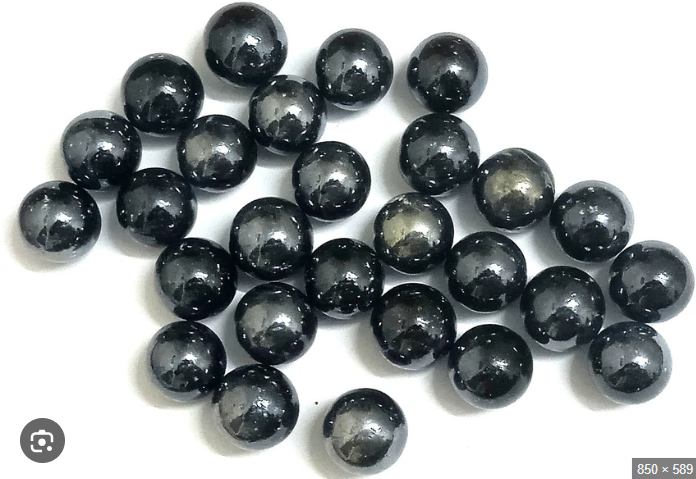
#> input picture test.png, 696 x 479 px
$ python week3.py
#> lines starting #> are read from the running program, lines starting #| are printed output that depends on the picture; after the words box and inside, x2 and y2 are one past the last pixel; in counts of white or black regions, pixels touching at a corner belong together
import cv2
import numpy as np
import matplotlib.pyplot as plt

# Load the image
image_path = "test.png"  # Make sure the image is in the same folder or use full path
image = cv2.imread(image_path)
#> image is the input picture: shape (479, 696, 3); mean B, G, R 163.2, 162.2, 158.1
if image is None:
    raise FileNotFoundError(f"Image not found: {image_path}")

# Convert to grayscale
gray = cv2.cvtColor(image, cv2.COLOR_BGR2GRAY)

# Apply Gaussian blur to reduce noise
blurred = cv2.GaussianBlur(gray, (9, 9), 2)
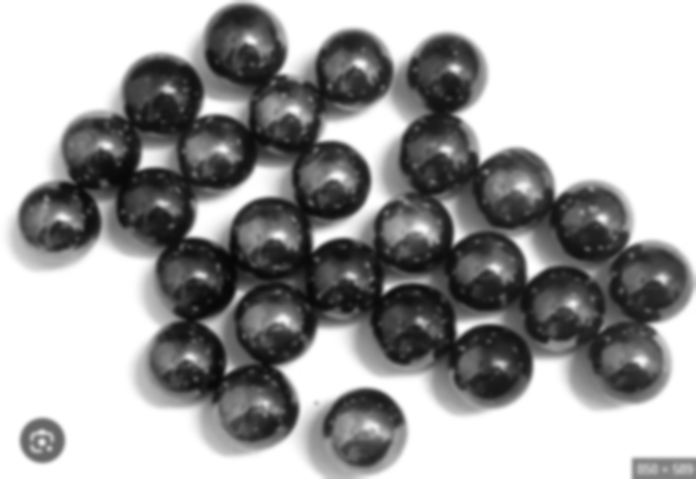
#> blurred: shape (479, 696); min 7, max 255, mean 161.1

# Use Hough Circle Transform to detect circles
circles = cv2.HoughCircles(
    blurred,
    cv2.HOUGH_GRADIENT,
    dp=1.2,
    minDist=20,
    param1=100,
    param2=30,
    minRadius=15,
    maxRadius=30
)
#> circles = [[42.6, 439.8, 21.72], [360.6, 438.6, 29.28], [365.4, 72.6, 27.96], [231, 54.6, 25.2], [598.2, 213, 25.2], [339, 187.8, 16.68], [625.8, 289.8, 17.16], [617.4, 359.4, 17.04]]

# Draw detected circles
if circles is not None:
    circles = np.round(circles[0, :]).astype("int")
#> circles = [[43, 440, 22], [361, 439, 29], [365, 73, 28], [231, 55, 25], [598, 213, 25], [339, 188, 17], [626, 290, 17], [617, 359, 17]]
    for (x, y, r) in circles:
        cv2.circle(image, (x, y), r, (0, 255, 0), 2)
        cv2.rectangle(image, (x - 2, y - 2), (x + 2, y + 2), (0, 0, 255), -1)
#> this loop made 8 passes
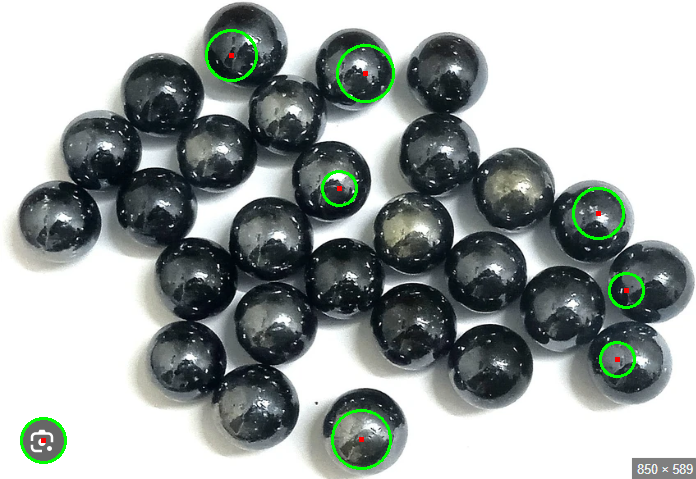
#> image: shape (479, 696, 3); 1.11% of pixels changed, all inside (x1, y1, x2, y2) = (20, 29, 645, 470)

    print(f"✅ Detected {len(circles)} marbles.")
#| ✅ Detected 8 marbles.
else:
    print("❌ No marbles detected.")

# Show result
plt.figure(figsize=(10, 6))
plt.imshow(cv2.cvtColor(image, cv2.COLOR_BGR2RGB))
plt.axis("off")
plt.title("Detected Marbles")
plt.show()

$ run again, with Marbel.png copied over test.png
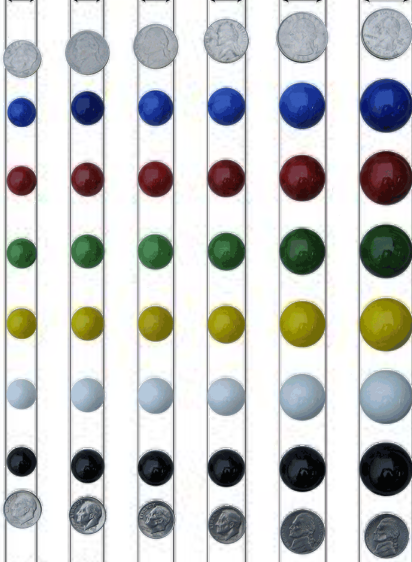
#> input picture Marbel.png, 412 x 562 px
#> image is the input picture: shape (562, 412, 3); mean B, G, R 201.2, 202.4, 200.9
#> `blurred = cv2.GaussianBlur(gray, (9, 9), 2)`:
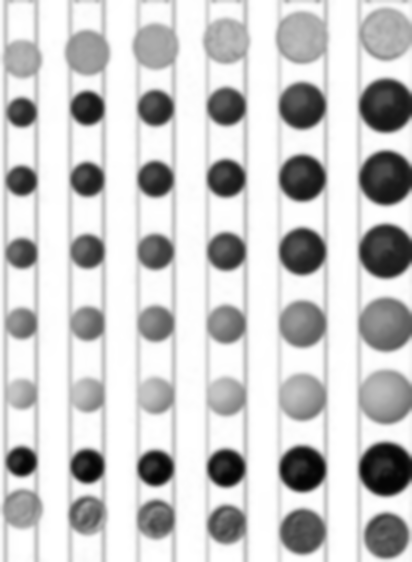
#> blurred: shape (562, 412); min 5, max 255, mean 201.9
#> `circles = cv2.HoughCircles( blurred, cv2.HOUGH_GRADIENT, dp=1.2, minDi..`: circles = 47 rows, first 8: [385.8, 105, 26.4], [301.8, 468.6, 22.56], [87, 52.2, 22.32], [385.8, 468.6, 26.28], [385.8, 396.6, 27.6], [385.8, 251.4, 26.64], [385.8, 178.2, 26.52], [301.8, 37.8, 26.64]
#> `circles = np.round(circles[0, :]).astype("int")`: circles = 47 rows, first 8: [386, 105, 26], [302, 469, 23], [87, 52, 22], [386, 469, 26], [386, 397, 28], [386, 251, 27], [386, 178, 27], [302, 38, 27]
#> the loop `for (x, y, r) in circles:` made 47 passes
#> after the loop `for (x, y, r) in circles:`:
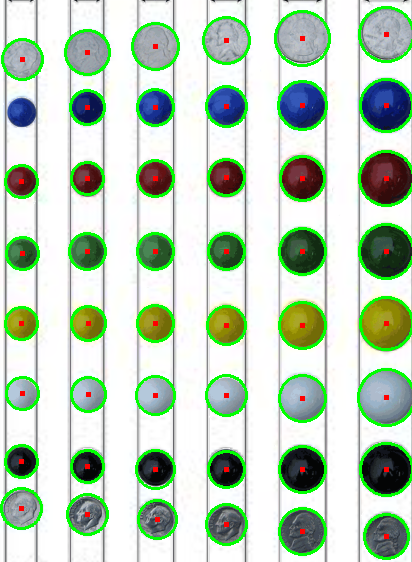
#> image: shape (562, 412, 3); 8.33% of pixels changed, all inside (x1, y1, x2, y2) = (0, 6, 412, 560)
#| ✅ Detected 47 marbles.

$ run again, with Marble (2).png copied over test.png
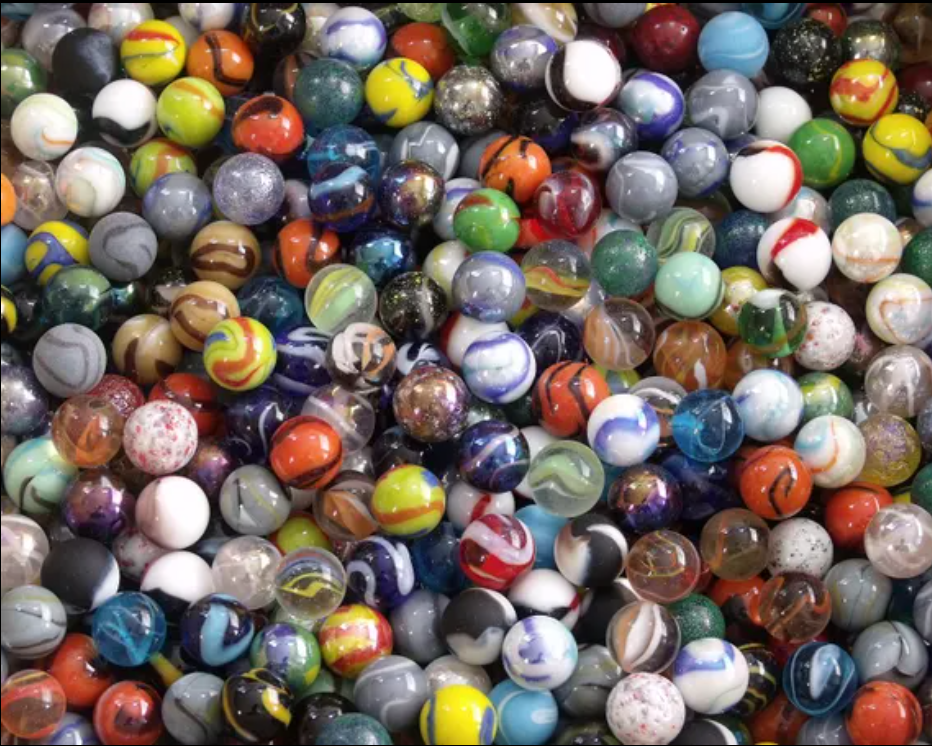
#> input picture Marble (2).png, 932 x 746 px
#> image is the input picture: shape (746, 932, 3); mean B, G, R 95.7, 104, 116.3
#> `gray = cv2.cvtColor(image, cv2.COLOR_BGR2GRAY)`:
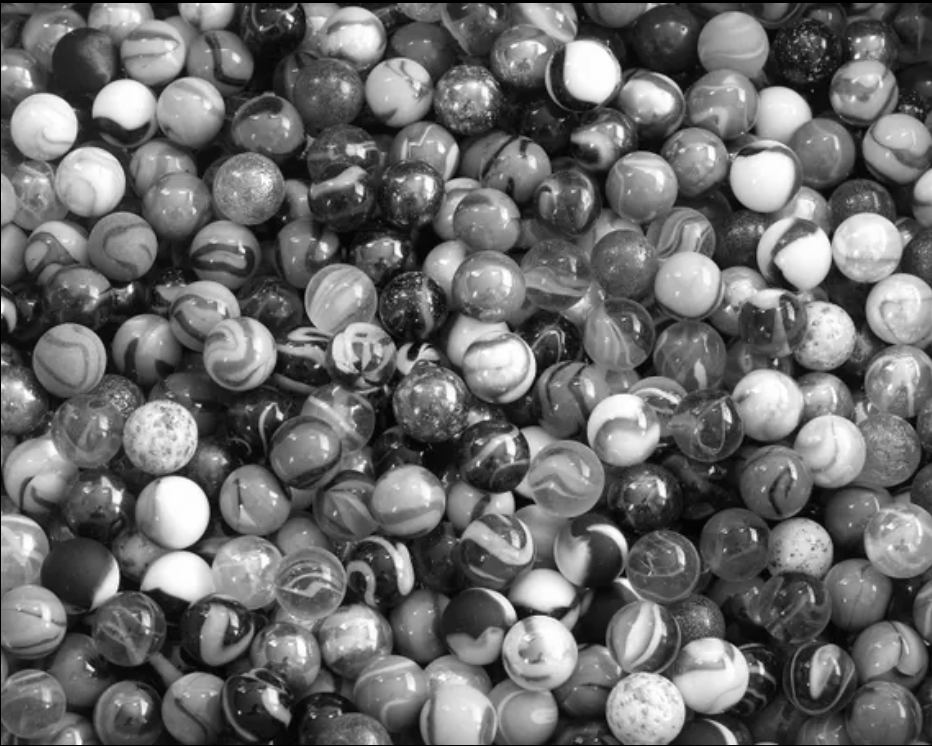
#> gray: shape (746, 932); min 0, max 255, mean 106.7
#> `circles = cv2.HoughCircles( blurred, cv2.HOUGH_GRADIENT, dp=1.2, minDi..`: circles = 31 rows, first 8: [249, 492.6, 27.72], [453, 270.6, 29.28], [814.2, 685.8, 27.96], [126.6, 101.4, 27.96], [600.6, 549, 25.32], [559.8, 387, 22.32], [805.8, 546.6, 25.32], [209.4, 304.2, 27.96]
#> `circles = np.round(circles[0, :]).astype("int")`: circles = 31 rows, first 8: [249, 493, 28], [453, 271, 29], [814, 686, 28], [127, 101, 28], [601, 549, 25], [560, 387, 22], [806, 547, 25], [209, 304, 28]
#> the loop `for (x, y, r) in circles:` made 31 passes
#> after the loop `for (x, y, r) in circles:`:
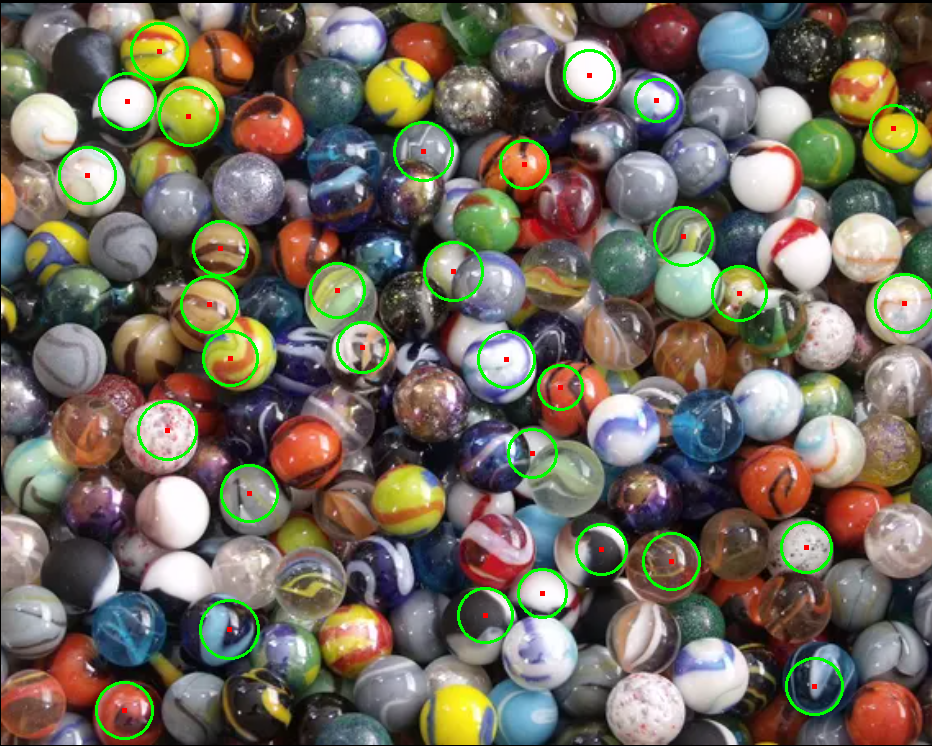
#> image: shape (746, 932, 3); 2.38% of pixels changed, all inside (x1, y1, x2, y2) = (58, 22, 932, 740)
#| ✅ Detected 31 marbles.
